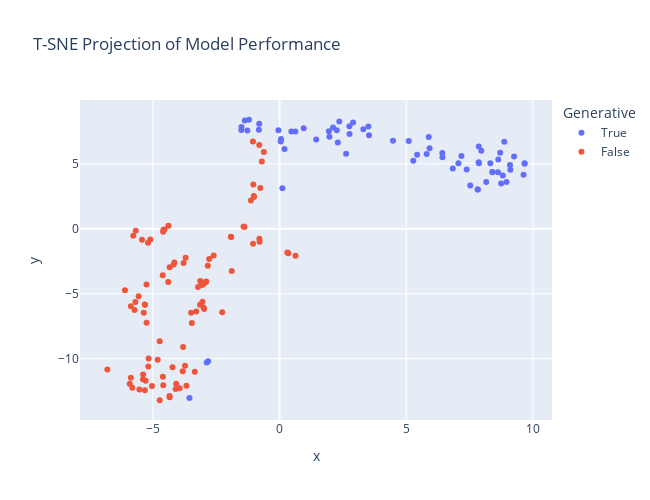

Notebook code for this chart:
### Code cell
tsne = TSNE(n_components=2)
tsne_projection = tsne.fit_transform(df.drop(columns="generative"))
px.scatter(
    x=tsne_projection[:, 0], 
    y=tsne_projection[:, 1], 
    color=df.generative,
    hover_name=df.index.tolist(),
    width=650,
    height=500,
    title="T-SNE Projection of Model Performance",
    labels=dict(color="Generative"),
)

### Figure 1 — Plotly figure (JSON) as saved in the notebook; plotly's stock layout.template omitted (floating-point values rounded to 4 significant figures)
{"data": [{"hovertemplate": "<b>%{hovertext}</b><br><br>Generative=True<br>x=%{x}<br>y=%{y}<extra></extra>", "hovertext": ["gpt-4-0613 (few-shot, val)", "gpt-3.5-turbo-0613 (few-shot)", "gpt-3.5-turbo-0613 (few-shot, val)", "RJuro/munin-neuralbeagle-7b (few-shot, val)", "timpal0l/BeagleCatMunin (few-shot, val)", "merge-crew/da-sv-dare-ties-density-0.9 (few-shot, val)", "merge-crew/da-sv-slerp (few-shot, val)", "merge-crew/da-sv-task-arithmetic (few-shot, val)", "birgermoell/Flashback-Bellman (few-shot, val)", "mhenrichsen/danskgpt-chat-v2.1 (few-shot)", "Mabeck/Heidrun-Mistral-7B-chat (few-shot)", "birgermoell/BeagleCatMunin-Flashback-Bellman (few-shot, val)", "birgermoell/Rapid-Cycling (few-shot, val)", "mlabonne/NeuralBeagle14-7B (few-shot, val)", "timpal0l/BeagleCatMunin2 (few-shot, val)", "merge-crew/da-sv-ties (few-shot, val)", "birgermoell/Munin-NeuralBeagle-NorskGPT (few-shot, val)", "birgermoell/WestLake-Munin-Cat-NorskGPT (few-shot, val)", "merge-crew/da-sv-dare-ties-density-0.6 (few-shot, val)", "RJuro/munin-neuralbeagle-SkoleGPTOpenOrca-7b (few-shot, val)", "bineric/NorskGPT-Mistral-7b (few-shot)", "Mabeck/Heidrun-Mistral-7B-base (few-shot)", "ThatsGroes/munin-SkoleGPTOpenOrca-7b-16bit (few-shot)", "KennethEnevoldsen/munin_mistral-7b (few-shot, val)", "timpal0l/Mistral-7B-v0.1-flashback-v2 (few-shot)", "birgermoell/NeuralBeagle-Flashback (few-shot, val)", "RuterNorway/Llama-2-13b-chat-norwegian (few-shot)", "mistralai/Mistral-7B-Instruct-v0.2 (few-shot)", "mistralai/Mistral-7B-v0.1 (few-shot)", "mistralai/Mistral-7B-Instruct-v0.1 (few-shot)", "occiglot/occiglot-7b-eu5 (few-shot)", "neph1/bellman-7b-mistral-instruct-v0.2 (few-shot)", "merge-crew/da-sv-dare-ties-density-0.3 (few-shot, val)", "meta-llama/Llama-2-7b-chat-hf (few-shot)", "AI-Sweden-Models/gpt-sw3-20b (few-shot)", "norallm/normistral-7b-warm (few-shot)", "danish-foundation-models/munin-7b-alpha (few-shot)", "Qwen/Qwen1.5-4B-Chat (few-shot)", "meta-llama/Llama-2-7b-hf (few-shot)", "01-ai/Yi-6B (few-shot)", "google/gemma-2b (few-shot)", "Qwen/Qwen1.5-4B (few-shot)", "occiglot/occiglot-7b-eu5-instruct (few-shot)", "AI-Sweden-Models/gpt-sw3-6.7b-v2 (few-shot)", "AI-Sweden-Models/gpt-sw3-1.3b-instruct (few-shot)", "AI-Sweden-Models/gpt-sw3-1.3b (few-shot)", "AI-Sweden-Models/gpt-sw3-6.7b (few-shot)", "norallm/normistral-7b-scratch (few-shot)", "google/gemma-2b-it (few-shot)", "AI-Sweden-Models/gpt-sw3-6.7b-v2-instruct (few-shot)", "NbAiLab/nb-gpt-j-6B-alpaca (few-shot)", "AI-Sweden-Models/gpt-sw3-356m-instruct (few-shot)", "Qwen/Qwen1.5-1.8B (few-shot)", "Qwen/Qwen1.5-1.8B-Chat (few-shot)", "AI-Sweden-Models/gpt-sw3-356m (few-shot)", "mhenrichsen/danskgpt-tiny-chat (few-shot)", "RuterNorway/Llama-2-7b-chat-norwegian (few-shot)", "mhenrichsen/danskgpt-tiny (few-shot)", "Qwen/Qwen1.5-0.5B-Chat (few-shot)", "allenai/OLMo-1B (few-shot)", "Qwen/Qwen1.5-0.5B (few-shot)", "NbAiLab/nb-gpt-j-6B-v2 (few-shot)", "AI-Sweden-Models/gpt-sw3-126m-instruct (few-shot)", "NbAiLab/nb-gpt-j-6B@sharded (few-shot)", "AI-Sweden-Models/gpt-sw3-126m (few-shot)", "RJuro/kanelsnegl-v0.1 (few-shot)", "RJuro/kanelsnegl-v0.2 (few-shot)", "ai-forever/mGPT (few-shot)", "peter-sk/gpt-neox-da (few-shot)"], "legendgroup": "True", "marker": {"color": "#636efa", "symbol": "circle"}, "mode": "markers", "name": "True", "orientation": "v", "showlegend": true, "type": "scatter", "x": [-3.557, -2.821, -2.875, 8.956, 9.096, 9.256, 9.67, 9.672, 8.619, 9.629, 8.81, 8.4, 8.402, 8.743, 8.156, 8.632, 7.82, 7.821, 8.318, 9.108, 7.526, 7.858, 7.868, 7.058, 8.708, 8.869, 7.385, 7.961, 6.837, 7.177, 6.428, 7.861, 5.921, 6.424, 5.1, 5.806, 5.277, 4.477, 5.429, 5.887, 3.504, 2.626, 0.1109, 3.53, 3.305, 2.9, 2.76, 2.755, 2.298, 2.356, 2.258, 2.11, 1.946, 1.964, 1.444, 0.1926, 0.9522, 0.04454, 0.6235, 0.0565, 0.4654, -0.8164, -0.04564, -1.271, -0.8042, -1.508, -1.503, -1.207, -1.372], "xaxis": "x", "y": [-13.02, -10.21, -10.29, 3.599, 4.914, 5.562, 5.043, 5.0, 4.349, 4.156, 4.105, 4.348, 4.364, 3.488, 3.593, 5.337, 3.014, 3.014, 5.037, 4.532, 3.335, 5.121, 5.033, 5.05, 5.853, 6.696, 4.557, 6.004, 4.642, 5.598, 5.495, 6.337, 6.193, 5.829, 6.747, 5.76, 5.238, 6.774, 5.699, 7.054, 7.88, 5.773, 3.11, 7.188, 7.651, 8.173, 7.285, 7.887, 6.645, 8.265, 7.585, 7.791, 7.497, 7.09, 6.866, 6.135, 7.738, 6.709, 7.482, 6.903, 7.482, 7.619, 7.575, 7.556, 8.088, 7.602, 7.836, 8.391, 8.329], "yaxis": "y"}, {"hovertemplate": "<b>%{hovertext}</b><br><br>Generative=False<br>x=%{x}<br>y=%{y}<extra></extra>", "hovertext": ["AI-Sweden-Models/roberta-large-1160k", "ltg/norbert3-large", "AI-Sweden-Models/roberta-large-1350k", "danish-foundation-models/encoder-large-v1", "KennethEnevoldsen/dfm-sentence-encoder-large-1", "KennethEnevoldsen/dfm-sentence-encoder-large-2", "google/rembert", "intfloat/multilingual-e5-large", "NbAiLab/nb-roberta-base-scandi", "microsoft/mdeberta-v3-base", "ltg/norbert3-base", "NbAiLab/nb-roberta-base-scandi-1e4", "FacebookAI/xlm-roberta-large", "sentence-transformers/use-cmlm-multilingual", "KennethEnevoldsen/dfm-sentence-encoder-medium-3", "vesteinn/ScandiBERT-no-faroese", "NbAiLab/nb-bert-base", "vesteinn/FoBERT", "pere/roberta-debug-8", "pere/roberta-base-exp-8", "setu4993/LaBSE", "pere/roberta-debug-32", "pere/roberta-base-exp-32", "AI-Sweden-Models/bert-large-nordic-pile-1M-steps", "pere/roberta-base-exp-32B", "vesteinn/DanskBERT", "ltg/norbert3-small", "KBLab/megatron-bert-large-swedish-cased-165k", "cardiffnlp/twitter-xlm-roberta-base", "AI-Nordics/bert-large-swedish-cased", "KBLab/megatron-bert-large-swedish-cased-110k", "microsoft/infoxlm-large", "google-bert/bert-base-multilingual-uncased", "Geotrend/bert-base-en-fr-de-no-da-cased", "KB/bert-base-swedish-cased", "KBLab/megatron-bert-base-swedish-cased-600k", "Geotrend/bert-base-25lang-cased", "google-bert/bert-base-multilingual-cased", "Geotrend/bert-base-en-no-cased", "KBLab/bert-base-swedish-cased", "microsoft/xlm-align-base", "facebook/xlm-v-base", "Geotrend/bert-base-en-da-cased", "jonfd/electra-small-nordic", "Geotrend/bert-base-da-cased", "microsoft/infoxlm-base", "KBLab/megatron-bert-base-swedish-cased-125k", "clips/mfaq", "flax-community/nordic-roberta-wiki", "jhu-clsp/bernice", "DDSC/roberta-base-scandinavian", "KBLab/bert-base-swedish-cased-new", "sentence-transformers/paraphrase-multilingual-mpnet-base-v2", "sentence-transformers/paraphrase-xlm-r-multilingual-v1", "flax-community/swe-roberta-wiki-oscar", "sentence-transformers/stsb-xlm-r-multilingual", "distilbert/distilbert-base-multilingual-cased", "Geotrend/distilbert-base-25lang-cased", "Geotrend/distilbert-base-en-fr-de-no-da-cased", "Geotrend/distilbert-base-en-no-cased", "Geotrend/distilbert-base-en-da-cased", "Twitter/twhin-bert-large", "Geotrend/distilbert-base-da-cased", "sarnikowski/convbert-medium-small-da-cased", "Addedk/kbbert-distilled-cased", "sentence-transformers/paraphrase-multilingual-MiniLM-L12-v2", "danish-foundation-models/encoder-medium-v1", "jannikskytt/MeDa-Bert", "DDSC/roberta-base-danish", "Maltehb/danish-bert-botxo", "ltg/norbert3-xs", "birgermoell/roberta-swedish-scandi", "Addedk/mbert-swedish-distilled-cased", "sarnikowski/electra-small-discriminator-da-256-cased", "sarnikowski/convbert-small-da-cased", "sentence-transformers/distilbert-multilingual-nli-stsb-quora-ranking", "sentence-transformers/quora-distilbert-multilingual", "dbmdz/bert-base-historic-multilingual-cased", "Maltehb/aelaectra-danish-electra-small-cased", "dbmdz/bert-medium-historic-multilingual-cased", "Maltehb/aelaectra-danish-electra-small-uncased", "jjzha/dajobbert-base-uncased", "sentence-transformers/distiluse-base-multilingual-cased-v1", "KBLab/albert-base-swedish-cased-alpha", "dbmdz/bert-mini-historic-multilingual-cased", "jannesg/bertsson", "alexanderfalk/danbert-small-cased", "3ebdola/Dialectal-Arabic-XLM-R-Base", "RabotaRu/HRBert-mini", "fresh-xlm-roberta-base", "fresh-electra-small"], "legendgroup": "False", "marker": {"color": "#EF553B", "symbol": "circle"}, "mode": "markers", "name": "False", "orientation": "v", "showlegend": true, "type": "scatter", "x": [-4.341, -4.731, -4.345, -3.677, -4.104, -3.943, -4.08, -3.347, -5.318, -4.593, -4.607, -5.534, -3.733, -3.825, -5.813, -5.036, -5.914, -5.286, -5.394, -5.386, -4.227, -5.87, -5.181, -5.25, -5.17, -3.808, -4.812, -5.725, -4.732, -5.36, -5.872, 0.6299, -3.463, -3.007, -5.316, -5.692, -3.288, -3.492, -2.977, -5.318, 0.3464, -2.265, -3.14, -6.798, -3.043, 0.3045, -5.563, -3.789, -4.392, -4.613, -1.889, -6.104, -4.149, -4.338, -5.253, -4.18, -3.221, -2.924, -3.019, -3.082, -2.895, -1.046, -3.133, -5.194, -2.778, -3.708, -4.582, -4.546, -0.7973, -4.597, -0.7888, -2.603, -2.834, -5.43, -5.102, -1.909, -1.923, -1.383, -5.775, -1.422, -5.676, -4.388, -1.012, -1.134, -1.017, -0.7589, -0.7015, -1.034, -0.621, -0.8033, -1.053], "xaxis": "x", "y": [-12.97, -13.2, -12.88, -12.08, -12.33, -12.28, -11.93, -11.0, -12.43, -12.05, -11.39, -12.37, -10.55, -10.96, -12.24, -12.1, -11.93, -11.71, -11.58, -11.23, -10.67, -11.47, -10.61, -7.233, -9.98, -9.099, -10.08, -6.251, -8.654, -6.465, -5.965, -2.07, -7.249, -6.045, -5.852, -5.642, -6.376, -6.461, -6.179, -5.826, -1.887, -6.428, -5.849, -10.84, -5.624, -1.829, -5.195, -2.629, -4.104, -3.583, -3.246, -4.742, -2.592, -2.967, -4.299, -2.758, -4.477, -4.113, -4.297, -4.326, -4.066, -1.148, -4.019, -1.071, -2.334, -2.224, -0.08437, -0.06297, -0.766, -0.2294, -1.005, -2.067, -2.849, -0.8395, -0.8296, -0.6317, -0.6244, 0.1441, -0.5375, 0.1638, -0.1627, 0.2261, 2.436, 2.177, 2.515, 3.141, 5.181, 3.411, 5.91, 6.438, 6.713], "yaxis": "y"}], "layout": {"height": 500, "legend": {"title": {"text": "Generative"}, "tracegroupgap": 0}, "title": {"text": "T-SNE Projection of Model Performance"}, "width": 650, "xaxis": {"anchor": "y", "autorange": true, "domain": [0, 1], "range": [-7.879, 10.75], "title": {"text": "x"}, "type": "linear"}, "yaxis": {"anchor": "x", "autorange": true, "domain": [0, 1], "range": [-14.72, 9.911], "title": {"text": "y"}, "type": "linear"}}}
